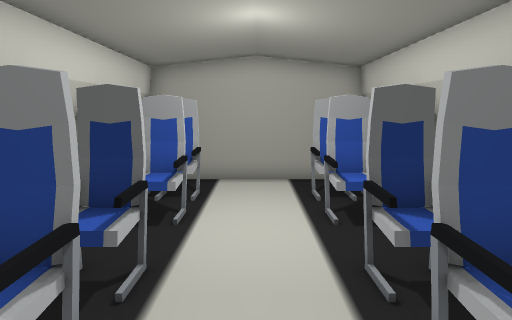
[1] (above)

12 first-person views from a walk through a level from a Godot 3-D game. The camera is 1.2 m above the floor, tilts 8° down and sees 75° across. The floor is counted in squares, 0.5 m on a side. Each view is taken from the middle of a square. On the plan, view 1 faces up. The plan holds only what a view shows up to about 20 squares ahead; the rest is blank. The place goes on beyond the plan.

[2]
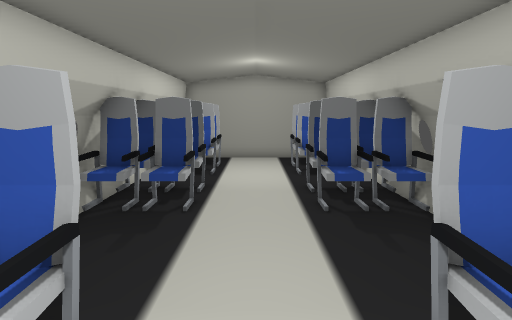

[3]
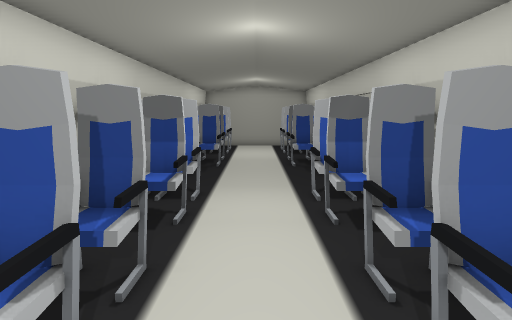

[4]
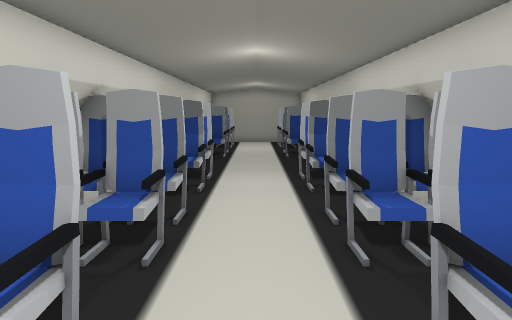

[5]
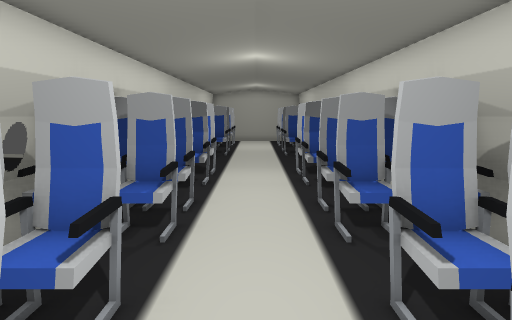

[6]
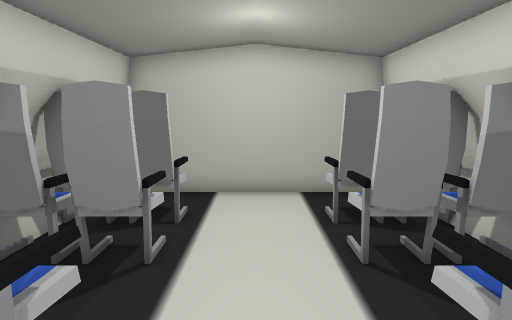

[7]
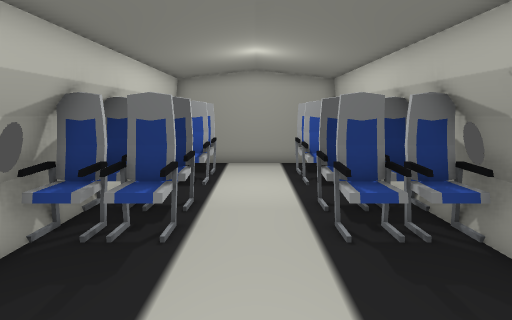

[8]
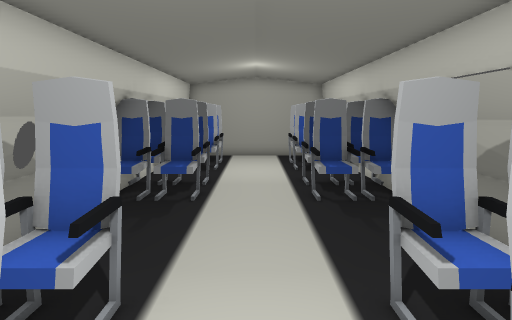

[9]
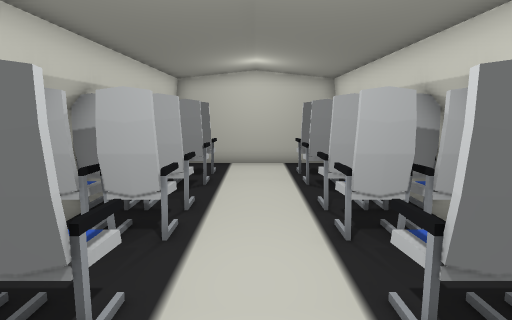

[10]
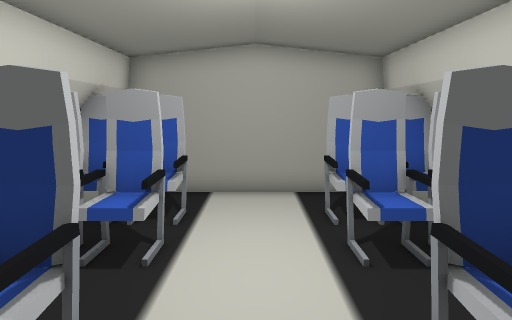

[11]
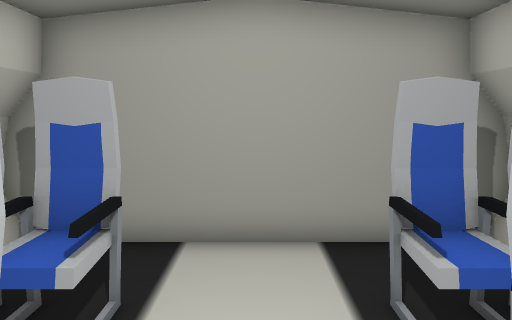

[12]
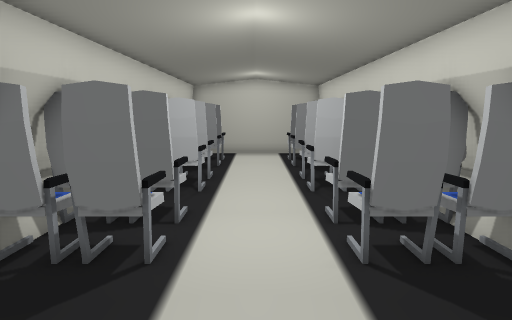

### Floor plan
Key: @ floor where view 1 was taken; # wall or solid block; . floor; = window, fence, low wall or low ledge.
Columns run from 4 left of view 1 to 4 right of it. Each row starts with its distance up from view 1.
 12 #########
 11 #.......#
 10 ###...###
  9 #==...=##
  8 ###...###
  7 #==...=##
  6 #.......#
  5 ###...###
  4 #==...=##
  3 ###...###
  2 #==...=##
  1 #.......#
  0 #...@...#
 -1 #.......#
 -2 #.......#
 -3 ###...###
 -4 #==...=##
 -5 ###...###
 -6 # =...=##
 -7 #.......#
 -8 ###...###
 -9 #==...=##
-10 ###...###
-11 #==...=##
-12 #.......#
-13 ###...###
-14 #==...=##
-15 ###...###
-16 # =...=##
-17 #.......#
-18 #########

Where each view was taken, in squares from view 1:
view 1: 0 up, 0 right, facing up
view 2: 6 down, 0 right, facing up
view 3: 13 down, 0 right, facing up
view 4: 16 down, 0 right, facing up
view 5: 17 down, 0 right, facing up
view 6: 8 down, 0 right, facing down
view 7: 4 down, 0 right, facing up
view 8: 7 down, 0 right, facing up
view 9: 2 down, 0 right, facing down
view 10: 2 up, 0 right, facing up
view 11: 6 up, 0 right, facing up
view 12: 2 up, 0 right, facing down
